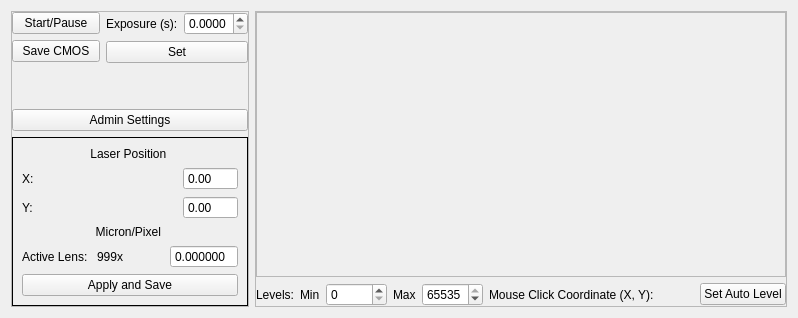
      <widget class="QWidget" name="CMOS">
       <attribute name="title">
        <string>CMOS Tab</string>
       </attribute>
       <layout class="QGridLayout" name="gridLayout_3">
        <item row="0" column="1" rowspan="2" colspan="2">
         <widget class="QFrame" name="frame_8">
          <property name="sizePolicy">
           <sizepolicy hsizetype="Minimum" vsizetype="Preferred">
            <horstretch>0</horstretch>
            <verstretch>0</verstretch>
           </sizepolicy>
          </property>
          <property name="autoFillBackground">
           <bool>false</bool>
          </property>
          <property name="frameShape">
           <enum>QFrame::Shape::StyledPanel</enum>
          </property>
          <property name="frameShadow">
           <enum>QFrame::Shadow::Raised</enum>
          </property>
          <layout class="QGridLayout" name="gridLayout_2">
           <property name="leftMargin">
            <number>0</number>
           </property>
           <property name="topMargin">
            <number>0</number>
           </property>
           <property name="rightMargin">
            <number>0</number>
           </property>
           <property name="bottomMargin">
            <number>0</number>
           </property>
           <item row="1" column="1">
            <widget class="QFrame" name="cmosFrame">
             <property name="sizePolicy">
              <sizepolicy hsizetype="Expanding" vsizetype="Expanding">
               <horstretch>0</horstretch>
               <verstretch>0</verstretch>
              </sizepolicy>
             </property>
             <property name="frameShape">
              <enum>QFrame::Shape::StyledPanel</enum>
             </property>
             <property name="frameShadow">
              <enum>QFrame::Shadow::Raised</enum>
             </property>
             <layout class="QHBoxLayout" name="horizontalLayout_3">
              <property name="spacing">
               <number>0</number>
              </property>
              <property name="leftMargin">
               <number>0</number>
              </property>
              <property name="topMargin">
               <number>0</number>
              </property>
              <property name="rightMargin">
               <number>0</number>
              </property>
              <property name="bottomMargin">
               <number>0</number>
              </property>
              <item>
               <layout class="QVBoxLayout" name="panCMOS">
                <property name="spacing">
                 <number>0</number>
                </property>
               </layout>
              </item>
             </layout>
            </widget>
           </item>
           <item row="2" column="1">
            <layout class="QHBoxLayout" name="horizontalLayout_29">
             <item>
              <widget class="QLabel" name="label_23">
               <property name="text">
                <string>Levels:</string>
               </property>
               <property name="alignment">
                <set>Qt::AlignmentFlag::AlignRight|Qt::AlignmentFlag::AlignTrailing|Qt::AlignmentFlag::AlignVCenter</set>
               </property>
              </widget>
             </item>
             <item>
              <widget class="QLabel" name="label_25">
               <property name="text">
                <string>Min</string>
               </property>
              </widget>
             </item>
             <item>
              <widget class="QSpinBox" name="spinCMOSMinClip">
               <property name="sizePolicy">
                <sizepolicy hsizetype="Maximum" vsizetype="Fixed">
                 <horstretch>0</horstretch>
                 <verstretch>0</verstretch>
                </sizepolicy>
               </property>
               <property name="maximum">
                <number>65535</number>
               </property>
               <property name="singleStep">
                <number>100</number>
               </property>
              </widget>
             </item>
             <item>
              <widget class="QLabel" name="label_24">
               <property name="text">
                <string>Max</string>
               </property>
              </widget>
             </item>
             <item>
              <widget class="QSpinBox" name="spinCMOSMaxClip">
               <property name="sizePolicy">
                <sizepolicy hsizetype="Maximum" vsizetype="Fixed">
                 <horstretch>0</horstretch>
                 <verstretch>0</verstretch>
                </sizepolicy>
               </property>
               <property name="maximum">
                <number>65535</number>
               </property>
               <property name="singleStep">
                <number>100</number>
               </property>
               <property name="value">
                <number>65535</number>
               </property>
              </widget>
             </item>
             <item>
              <widget class="QLabel" name="txtGraphCoorninates">
               <property name="sizePolicy">
                <sizepolicy hsizetype="Preferred" vsizetype="Preferred">
                 <horstretch>0</horstretch>
                 <verstretch>0</verstretch>
                </sizepolicy>
               </property>
               <property name="text">
                <string>Mouse Click Coordinate (X, Y):</string>
               </property>
              </widget>
             </item>
             <item>
              <spacer name="horizontalSpacer">
               <property name="orientation">
                <enum>Qt::Orientation::Horizontal</enum>
               </property>
               <property name="sizeHint" stdset="0">
                <size>
                 <width>40</width>
                 <height>20</height>
                </size>
               </property>
              </spacer>
             </item>
             <item>
              <widget class="QPushButton" name="btnCMOSAutoScale">
               <property name="text">
                <string>Set Auto Level</string>
               </property>
              </widget>
             </item>
            </layout>
           </item>
          </layout>
         </widget>
        </item>
        <item row="0" column="0" rowspan="2">
         <widget class="QFrame" name="frame_6">
          <property name="sizePolicy">
           <sizepolicy hsizetype="Maximum" vsizetype="Preferred">
            <horstretch>0</horstretch>
            <verstretch>0</verstretch>
           </sizepolicy>
          </property>
          <property name="frameShape">
           <enum>QFrame::Shape::StyledPanel</enum>
          </property>
          <property name="frameShadow">
           <enum>QFrame::Shadow::Raised</enum>
          </property>
          <layout class="QVBoxLayout" name="verticalLayout">
           <property name="leftMargin">
            <number>0</number>
           </property>
           <property name="topMargin">
            <number>0</number>
           </property>
           <property name="rightMargin">
            <number>0</number>
           </property>
           <property name="bottomMargin">
            <number>0</number>
           </property>
           <item>
            <layout class="QHBoxLayout" name="horizontalLayout_14">
             <item>
              <layout class="QVBoxLayout" name="verticalLayout_12">
               <item>
                <widget class="QPushButton" name="btnStartPauseCMOS">
                 <property name="text">
                  <string>Start/Pause</string>
                 </property>
                </widget>
               </item>
               <item>
                <widget class="QPushButton" name="btnSaveCMOS">
                 <property name="text">
                  <string>Save CMOS</string>
                 </property>
                </widget>
               </item>
              </layout>
             </item>
             <item>
              <layout class="QVBoxLayout" name="verticalLayout_8">
               <item>
                <layout class="QHBoxLayout" name="horizontalLayout_4">
                 <item>
                  <widget class="QLabel" name="label_9">
                   <property name="text">
                    <string>Exposure (s):</string>
                   </property>
                  </widget>
                 </item>
                 <item>
                  <widget class="QDoubleSpinBox" name="spinCMOSExposure">
                   <property name="decimals">
                    <number>4</number>
                   </property>
                   <property name="maximum">
                    <double>5.000000000000000</double>
                   </property>
                   <property name="singleStep">
                    <double>0.010000000000000</double>
                   </property>
                   <property name="stepType">
                    <enum>QAbstractSpinBox::StepType::DefaultStepType</enum>
                   </property>
                   <property name="value">
                    <double>0.000000000000000</double>
                   </property>
                  </widget>
                 </item>
                </layout>
               </item>
               <item>
                <widget class="QPushButton" name="btnSetCMOSCameraParameters">
                 <property name="text">
                  <string>Set</string>
                 </property>
                </widget>
               </item>
              </layout>
             </item>
            </layout>
           </item>
           <item>
            <spacer name="verticalSpacer">
             <property name="orientation">
              <enum>Qt::Orientation::Vertical</enum>
             </property>
             <property name="sizeHint" stdset="0">
              <size>
               <width>20</width>
               <height>40</height>
              </size>
             </property>
            </spacer>
           </item>
           <item>
            <widget class="QPushButton" name="btnShowAdminSettings">
             <property name="text">
              <string>Admin Settings</string>
             </property>
             <property name="checkable">
              <bool>true</bool>
             </property>
            </widget>
           </item>
           <item>
            <widget class="QFrame" name="frame_18">
             <property name="enabled">
              <bool>true</bool>
             </property>
             <property name="sizePolicy">
              <sizepolicy hsizetype="Maximum" vsizetype="Preferred">
               <horstretch>0</horstretch>
               <verstretch>0</verstretch>
              </sizepolicy>
             </property>
             <property name="frameShape">
              <enum>QFrame::Shape::Box</enum>
             </property>
             <property name="frameShadow">
              <enum>QFrame::Shadow::Plain</enum>
             </property>
             <layout class="QVBoxLayout" name="verticalLayout_17">
              <item>
               <widget class="QLabel" name="label_39">
                <property name="text">
                 <string>Laser Position </string>
                </property>
                <property name="alignment">
                 <set>Qt::AlignmentFlag::AlignCenter</set>
                </property>
               </widget>
              </item>
              <item>
               <layout class="QHBoxLayout" name="horizontalLayout_35">
                <item>
                 <widget class="QLabel" name="label_82">
                  <property name="text">
                   <string>X: </string>
                  </property>
                 </widget>
                </item>
                <item>
                 <spacer name="horizontalSpacer_18">
                  <property name="orientation">
                   <enum>Qt::Orientation::Horizontal</enum>
                  </property>
                  <property name="sizeHint" stdset="0">
                   <size>
                    <width>40</width>
                    <height>20</height>
                   </size>
                  </property>
                 </spacer>
                </item>
                <item>
                 <widget class="QDoubleSpinBox" name="spinLaserX">
                  <property name="buttonSymbols">
                   <enum>QAbstractSpinBox::ButtonSymbols::NoButtons</enum>
                  </property>
                  <property name="maximum">
                   <double>9999.989999999999782</double>
                  </property>
                 </widget>
                </item>
               </layout>
              </item>
              <item>
               <layout class="QHBoxLayout" name="horizontalLayout_36">
                <item>
                 <widget class="QLabel" name="label_84">
                  <property name="text">
                   <string>Y: </string>
                  </property>
                 </widget>
                </item>
                <item>
                 <spacer name="horizontalSpacer_19">
                  <property name="orientation">
                   <enum>Qt::Orientation::Horizontal</enum>
                  </property>
                  <property name="sizeHint" stdset="0">
                   <size>
                    <width>40</width>
                    <height>20</height>
                   </size>
                  </property>
                 </spacer>
                </item>
                <item>
                 <widget class="QDoubleSpinBox" name="spinLaserY">
                  <property name="buttonSymbols">
                   <enum>QAbstractSpinBox::ButtonSymbols::NoButtons</enum>
                  </property>
                  <property name="maximum">
                   <double>9999.989999999999782</double>
                  </property>
                 </widget>
                </item>
               </layout>
              </item>
              <item>
               <widget class="QLabel" name="label_34">
                <property name="text">
                 <string>Micron/Pixel </string>
                </property>
                <property name="alignment">
                 <set>Qt::AlignmentFlag::AlignCenter</set>
                </property>
               </widget>
              </item>
              <item>
               <layout class="QHBoxLayout" name="horizontalLayout_5">
                <item>
                 <widget class="QLabel" name="label_56">
                  <property name="text">
                   <string>Active Lens: </string>
                  </property>
                 </widget>
                </item>
                <item>
                 <widget class="QLabel" name="lblLenz1">
                  <property name="text">
                   <string>999x</string>
                  </property>
                 </widget>
                </item>
                <item>
                 <spacer name="horizontalSpacer_7">
                  <property name="orientation">
                   <enum>Qt::Orientation::Horizontal</enum>
                  </property>
                  <property name="sizeHint" stdset="0">
                   <size>
                    <width>40</width>
                    <height>20</height>
                   </size>
                  </property>
                 </spacer>
                </item>
                <item>
                 <widget class="QDoubleSpinBox" name="spinLenz1">
                  <property name="buttonSymbols">
                   <enum>QAbstractSpinBox::ButtonSymbols::NoButtons</enum>
                  </property>
                  <property name="decimals">
                   <number>6</number>
                  </property>
                 </widget>
                </item>
               </layout>
              </item>
              <item>
               <widget class="QPushButton" name="btnSaveSettings">
                <property name="sizePolicy">
                 <sizepolicy hsizetype="Minimum" vsizetype="Fixed">
                  <horstretch>0</horstretch>
                  <verstretch>0</verstretch>
                 </sizepolicy>
                </property>
                <property name="text">
                 <string>Apply and Save</string>
                </property>
               </widget>
              </item>
             </layout>
            </widget>
           </item>
          </layout>
         </widget>
        </item>
       </layout>
      </widget>
